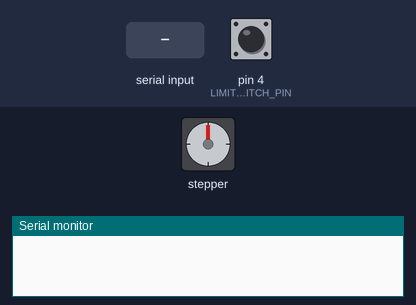
The sketch below on a simulated Arduino Uno, built with avr-gcc and run on an emulated ATmega328P. On the bench: stepper motor, the last lines printed to the serial monitor. Wiring (inferred from the names in the program): stepper motor driver (200 steps per turn assumed): step pin 3; direction pin 2. The test bench sets the inputs (shaded band); at power-on: pin 4 (LIMITSWITCH_PIN) LOW.

Above: at 1.2 s.
1.3 s: "90,45," received over Serial
At 1.9 s:
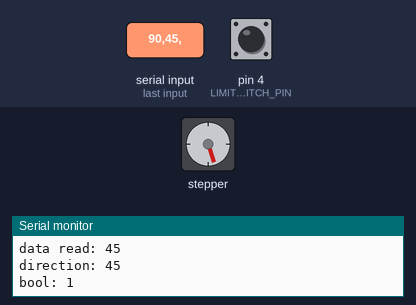
2.8 s: "30,150," received over Serial
At 3.2 s:
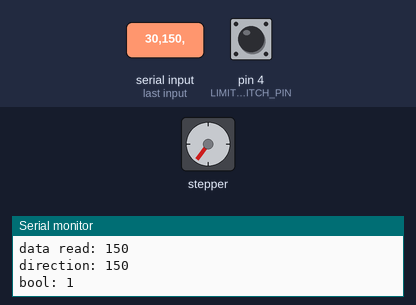
4.3 s: "CallHoming," received over Serial
At 4.9 s:
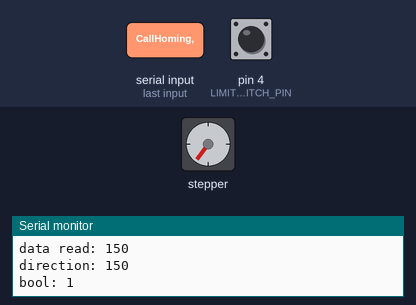
7.3 s: pin 4 (LIMITSWITCH_PIN) pulled HIGH for 0.15 s
8.9 s: "CallHoming," received over Serial
At 9.4 s:
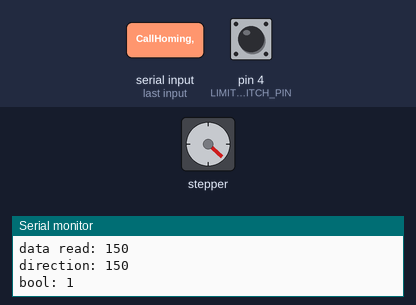
11.9 s: pin 4 (LIMITSWITCH_PIN) pulled HIGH for 1 s
Timing chart, 0 to 14.9 s (numbered marks = the images above; inputs shaded):
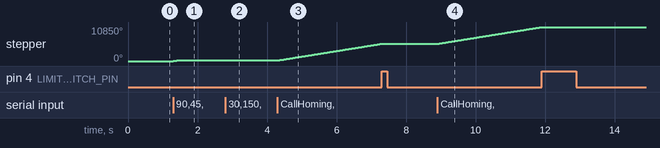

The sketch:

Arduino_Code.ino
```cpp
const int STEPS_PER_REV = 200;
const int STEP_PIN = 3;
const int DIR_PIN = 2;
const int LIMITSWITCH_PIN = 4;
String data[3];
int index=0;
bool directionPinStatus = true;

void setup()
{
	pinMode(STEP_PIN, OUTPUT);
	pinMode(DIR_PIN, OUTPUT);
  pinMode(LIMITSWITCH_PIN, INPUT);
  Serial.begin(9600);
}
void loop()
{
  if(Serial.available())
  {
    data[index] = Serial.readStringUntil(',');
    if(data[index]=="CallHoming")
    {
      HomePosition();
      index = 0;
      return;
    }
    Serial.print("data read: "); Serial.println(data[index]);
    index++;
    if(index == 2)
    {
      index = 0;
      moveStepper(data[0].toInt(), data[1].toInt());
    }

  }
}
void moveStepper(int steps, int direction)
{
   Serial.print("direction: ");
     Serial.println(direction);
   if(direction==1)
   {
    directionPinStatus=true;
   }
   else if(direction==0)
   {
    directionPinStatus=false;
   }

  digitalWrite(DIR_PIN, directionPinStatus ? HIGH : LOW);
  Serial.print("bool: ");
  Serial.println(directionPinStatus);
  for (int i = 0; i < steps; i++)
   {
     if(digitalRead(LIMITSWITCH_PIN)==1 && direction == 1)
     {
       return;
     }
    digitalWrite(STEP_PIN, HIGH);
    delayMicroseconds(500);
    digitalWrite(STEP_PIN, LOW);
    delayMicroseconds(500);
  }
}

void HomePosition()
{
  digitalWrite(DIR_PIN, HIGH);
  while(digitalRead(LIMITSWITCH_PIN)==0)
  {
      digitalWrite(STEP_PIN, HIGH);
      delayMicroseconds(500);
      digitalWrite(STEP_PIN, LOW);
      delayMicroseconds(500);
  }
}
```

Measured:
- after the input at 1.3 s, stepper: turns 162° clockwise, starting at once
- after the input at 2.8 s, stepper: turns 54° clockwise, starting at once
- after the input at 4.3 s, stepper: keeps turning clockwise at about 1779°/s, starting at once
- after the input at 8.9 s, stepper: keeps turning clockwise at about 1780°/s, starting at once
